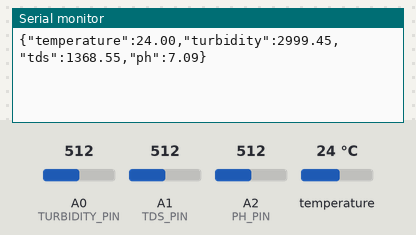
Bench run of a sketch on a simulated Arduino Mega 2560, built with avr-gcc and run on an emulated ATmega2560. On the bench: the last lines printed to the serial monitor. The test bench sets the inputs (shaded band); at power-on: temperature 24 °C, A0 (TURBIDITY_PIN) = 512, A1 (TDS_PIN) = 512, A2 (PH_PIN) = 512.

Above: at 3.5 s.
3.6 s: temperature set to 12 °C
At 5.0 s:
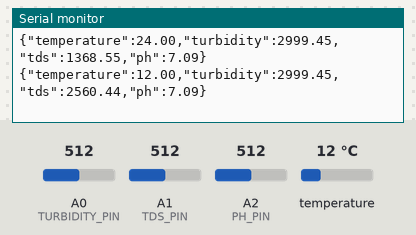
5.1 s: A0 (TURBIDITY_PIN) set to 716
6.6 s: A1 (TDS_PIN) set to 716
At 7.8 s:
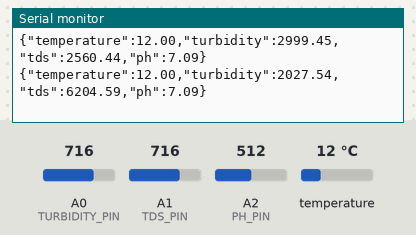
8.1 s: A2 (PH_PIN) set to 716
At 9.4 s:
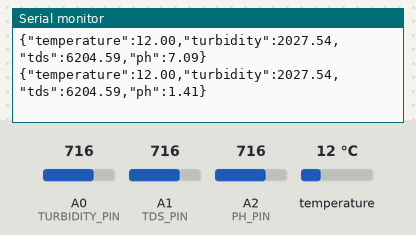
9.6 s: temperature set to 19 °C
At 11.0 s:
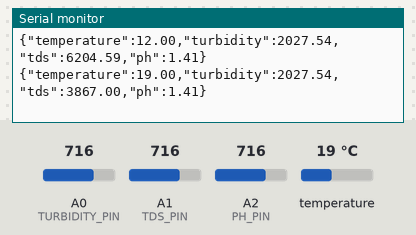
11.1 s: A0 (TURBIDITY_PIN) set to 992
At 13.4 s:
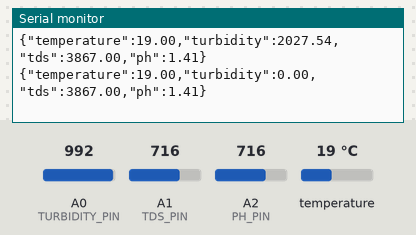
Timing chart, 0 to 13.6 s (numbered marks = the images above; inputs shaded):
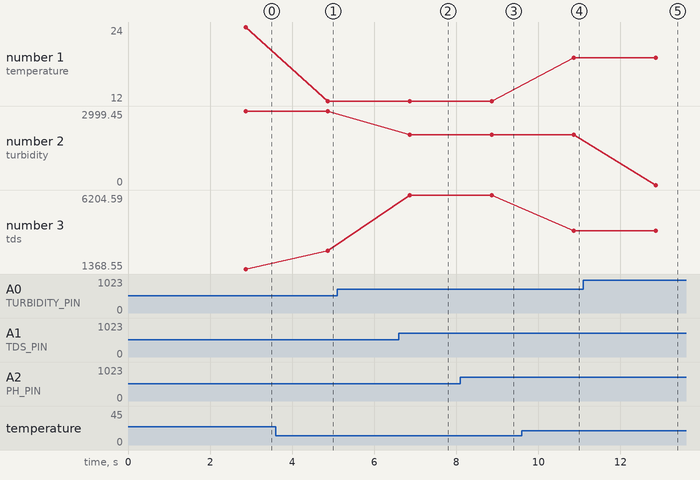

Measured:
- after the input at 3.6 s, the serial monitor: prints a new line after 1.3 s (image 1)
- after the input at 6.6 s, the serial monitor: prints a new line after 0.27 s (image 2)
- after the input at 8.1 s, the serial monitor: prints a new line after 0.77 s (image 3)
- after the input at 9.6 s, the serial monitor: prints a new line after 1.3 s (image 4)
- after the input at 11.1 s, the serial monitor: prints a new line after 1.8 s (image 5)
- plotted number 1: 24 → 12 after the input at 3.6 s, 12 → 19 after the input at 9.6 s
- plotted number 2: 2027.54 → 0 after the input at 11.1 s
- plotted number 3: 1368.55 → 2560.44 after the input at 3.6 s, 2560.44 → 6204.59 after the input at 6.6 s, 6204.59 → 3867 after the input at 9.6 s

The sketch:

capteurs_eau.ino
```cpp
/*
  Projet: Surveillance de la qualité de l'eau potable
  Lit 4 capteurs (température DS18B20, turbidité SEN0189, TDS Gravity, pH)
  et envoie les valeurs en JSON sur le port série USB vers le Raspberry Pi.

  Câblage:
    DS18B20   -> D2  (+ résistance pull-up 4.7kΩ entre DATA et 5V)
    Turbidité -> A0
    TDS       -> A1
    pH        -> A2
*/

#include <OneWire.h>
#include <DallasTemperature.h>

// ---------- Configuration ----------
#define ONE_WIRE_PIN   2
#define TURBIDITY_PIN  A0
#define TDS_PIN        A1
#define PH_PIN         A2

#define VREF           5.0    // tension de référence de l'Arduino Mega
#define ADC_RES        1024.0 // résolution 10 bits

// Calibration du pH — À AJUSTER avec tes solutions tampon pH 4.0 / pH 7.0
// Formule linéaire: pH = pente * tension + offset
float phSlope  = -5.70;
float phOffset = 21.34;

// Intervalle entre deux envois (ms)
const unsigned long INTERVAL_MS = 2000;
unsigned long lastSend = 0;

OneWire oneWire(ONE_WIRE_PIN);
DallasTemperature tempSensor(&oneWire);

void setup() {
  Serial.begin(9600);
  tempSensor.begin();
}

void loop() {
  unsigned long now = millis();
  if (now - lastSend >= INTERVAL_MS) {
    lastSend = now;
    envoyerLectures();
  }
}

void envoyerLectures() {
  float temperature = lireTemperature();
  float turbidite    = lireTurbidite();
  float tds          = lireTDS(temperature);
  float ph            = lirePH();

  // Envoi en JSON, une ligne par lecture — facile à parser côté Python (pyserial)
  Serial.print("{");
  Serial.print("\"temperature\":"); Serial.print(temperature, 2); Serial.print(",");
  Serial.print("\"turbidity\":");   Serial.print(turbidite, 2);   Serial.print(",");
  Serial.print("\"tds\":");         Serial.print(tds, 2);         Serial.print(",");
  Serial.print("\"ph\":");          Serial.print(ph, 2);
  Serial.println("}");
}

// ---------- Température (DS18B20) ----------
float lireTemperature() {
  tempSensor.requestTemperatures();
  float t = tempSensor.getTempCByIndex(0);
  if (t == DEVICE_DISCONNECTED_C) {
    return -127.0; // valeur d'erreur si le capteur ne répond pas
  }
  return t;
}

// ---------- Turbidité (SEN0189) ----------
// Formule DFRobot approximative: convertit la tension en NTU
float lireTurbidite() {
  int raw = analogRead(TURBIDITY_PIN);
  float voltage = raw * (VREF / ADC_RES);

  float ntu;
  if (voltage < 2.5) {
    ntu = 3000; // eau très trouble, hors plage de mesure fiable
  } else {
    ntu = -1120.4 * sq(voltage) + 5742.3 * voltage - 4353.8;
    if (ntu < 0) ntu = 0;
  }
  return ntu;
}

// ---------- TDS (Gravity Analog TDS) ----------
// Formule officielle DFRobot, compensée en température
float lireTDS(float temperatureC) {
  int raw = analogRead(TDS_PIN);
  float voltage = raw * (VREF / ADC_RES);

  float compensationCoefficient = 1.0 + 0.02 * (temperatureC - 25.0);
  float compensatedVoltage = voltage / compensationCoefficient;

  float tdsValue = (133.42 * pow(compensatedVoltage, 3)
                     - 255.86 * sq(compensatedVoltage)
                     + 857.39 * compensatedVoltage) * 0.5;
  if (tdsValue < 0) tdsValue = 0;
  return tdsValue; // en ppm
}

// ---------- pH ----------
float lirePH() {
  // Moyenne sur plusieurs lectures pour stabiliser le signal
  long somme = 0;
  const int nbLectures = 10;
  for (int i = 0; i < nbLectures; i++) {
    somme += analogRead(PH_PIN);
    delay(10);
  }
  float raw = somme / (float)nbLectures;
  float voltage = raw * (VREF / ADC_RES);

  float ph = phSlope * voltage + phOffset;
  return ph;
}
```
